Frame 1 (no input): blank canvas, image omitted
Frame 60 (no input): blank canvas, image omitted
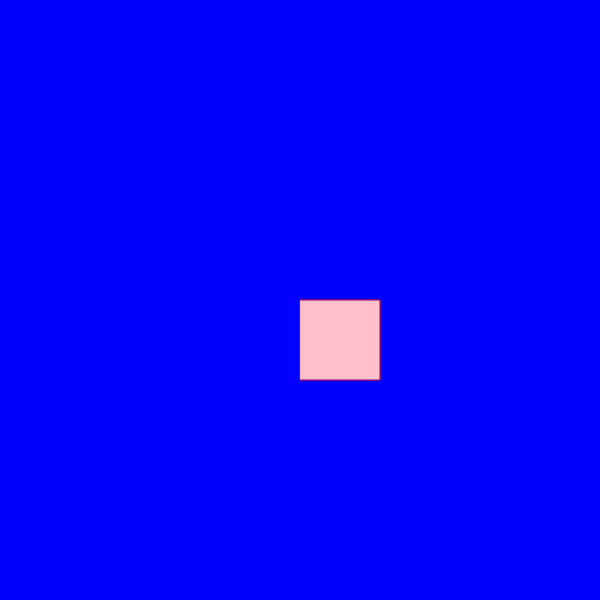
Frame 120 (the mouse pressed at the canvas centre since frame 60)

The p5.js sketch whose frames 1 and 60 were blank and that drew this single picture after the mouse press (run headless with seeded random() and noise() and a simulated clock; from frame 60 on, the mouse is pressed at the canvas centre):

// p5.js sketch
// ── sketch.js
function setup() {
  createCanvas(600, 600);//cria um retângulo de x de largura por y de altura
  background("blue");//muda cor do fundo
}

function draw() {
  stroke("purple")
  fill("pink");

  if(mouseIsPressed)
  rect(mouseX,mouseY,80,80);//cria um retângulo

}
